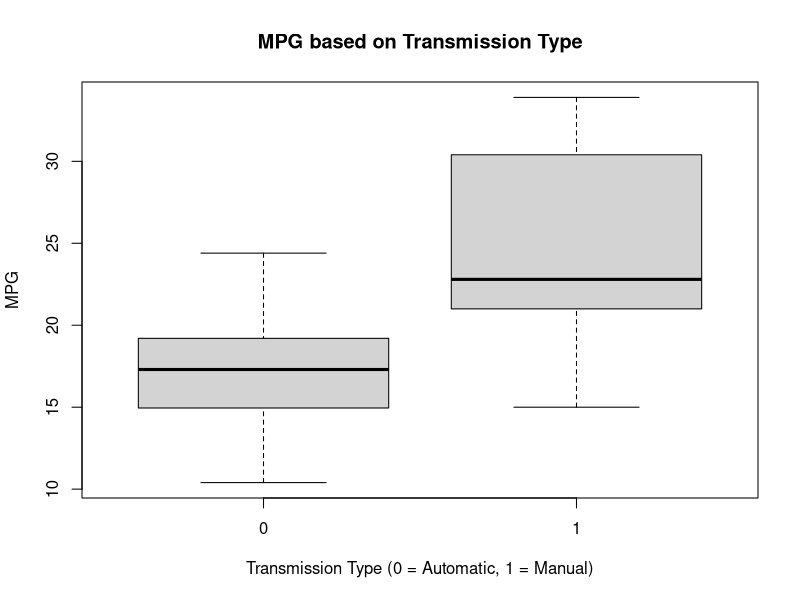
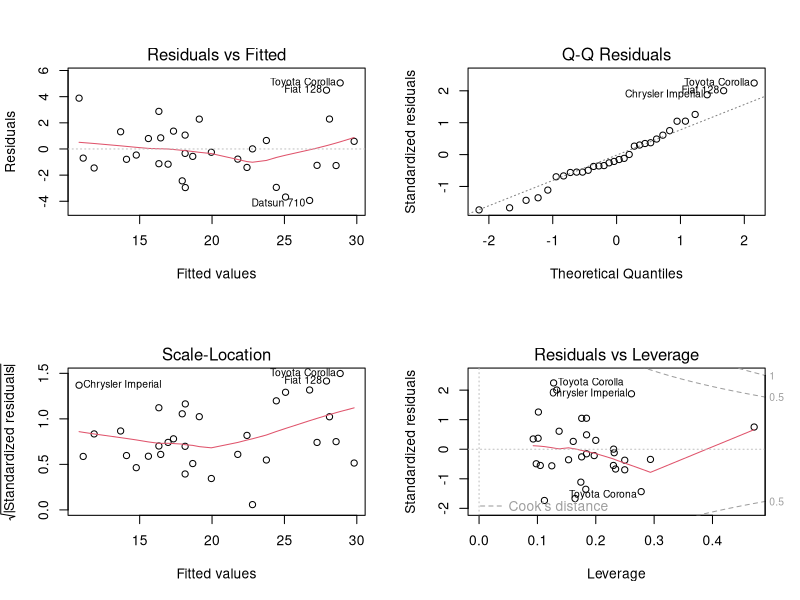

Recreate these plots in R, in order.
## ---- chunk 1
library(ggplot2)
data(mtcars)
head(mtcars, n=3)
dim(mtcars)
mtcars$cyl <- as.factor(mtcars$cyl)
mtcars$vs <- as.factor(mtcars$vs)
mtcars$am <- factor(mtcars$am)
mtcars$gear <- factor(mtcars$gear)
mtcars$carb <- factor(mtcars$carb)
attach(mtcars)
## ---- chunk 2
testResults <- t.test(mpg ~ am)
testResults$p.value
## ---- chunk 3
testResults$estimate
## ---- chunk 4
fullModelFit <- lm(mpg ~ ., data = mtcars)
summary(fullModelFit)  # results hidden
summary(fullModelFit)$coeff  # results hidden
## ---- chunk 5
stepFit <- step(fullModelFit)
summary(stepFit) # results hidden
summary(stepFit)$coeff # results hidden
## ---- chunk 6
sum((abs(dfbetas(stepFit)))>1)
## ---- chunk 7
  boxplot(mpg ~ am, 
          xlab="Transmission Type (0 = Automatic, 1 = Manual)", 
          ylab="MPG",
          main="MPG based on Transmission Type")
## ---- chunk 8
par(mfrow = c(2, 2))
plot(stepFit)
